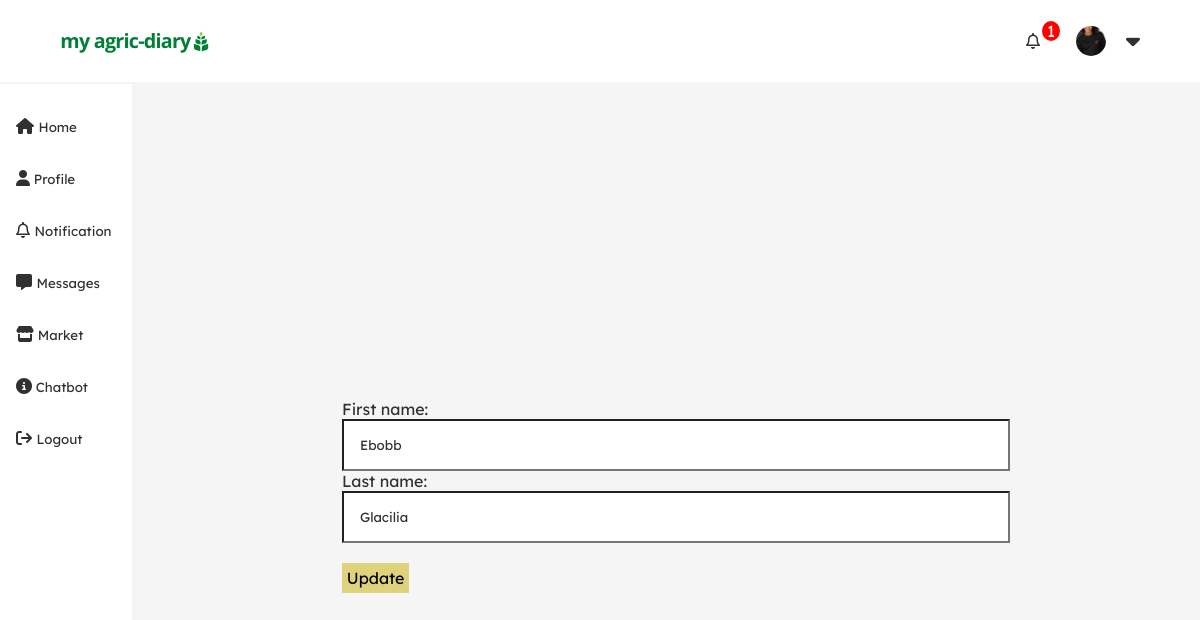
The app's page /account/editprofile/name/ (signed in), older data.
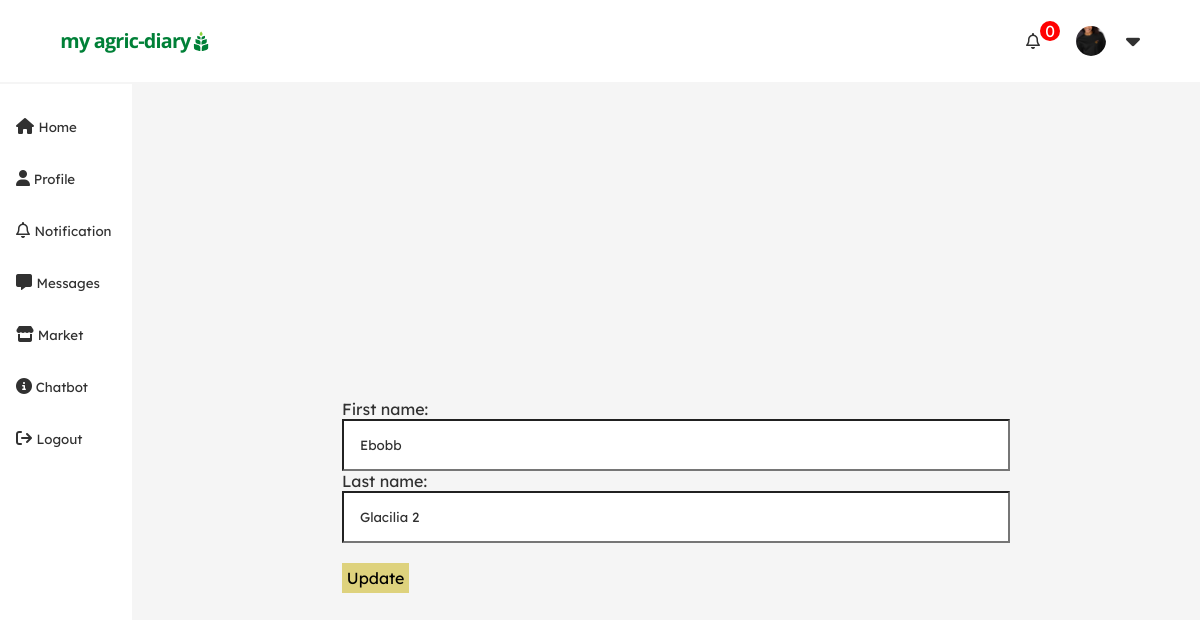
The same page, newer data.
### account/models.py (models this page shows)
class CustomUser(AbstractUser):
    email = models.EmailField(unique=True)
    first_name = models.CharField( max_length=100 , blank=False)
    last_name= models.CharField( max_length=100 , blank=False )
    bio=models.CharField(max_length=400,blank=True, null=True)
    location = CountryField(blank_label='(select country)')
    profile_pic=models.ImageField( upload_to='profilepics/' ,blank=True, null=True,validators=[FileExtensionValidator(['jpg','png',])])
    is_student = models.BooleanField(default=False)
    course = models.CharField(max_length=100 ,blank=True, null=True)
    instituition = models.CharField(max_length=100 ,blank=True, null=True)
    profession=models.CharField(max_length=100 ,blank=True, null=True)
    company = models.CharField(max_length=100 ,blank=True, null=True)
    date_joined = models.DateTimeField( auto_now_add=True)
    is_active = models.BooleanField( default=True)
    username = None
    USERNAME_FIELD = 'email'
    REQUIRED_FIELDS = []
    objects = UserManager()
    def __str__(self):
        return self.last_name

### account/views.py (the view)
# urls.py: path('editprofile/name/',views.edit_name, name='editname'),
@login_required
def edit_name(request):
        if request.method == 'POST':
            form=PersonalInfoForm(request.POST or None,instance =request.user)
            if form.is_valid():
                user = request.user
                user.first_name=form.cleaned_data['first_name']
                user.last_name=form.cleaned_data['last_name']
                print(user.profile)
                user.save()
                return redirect('profile',request.user.id)
            else:
                user = request.user
                form = PersonalInfoForm(instance=user)
                return render (request,'account/editprofile.html',{'form':form})
        else:
            user = request.user
            form = PersonalInfoForm(instance=user)
            profile=form
            context={
                        'profile':profile,
                    }
            return render (request,'account/editprofile.html',context)

### account/forms.py
class PersonalInfoForm(UserCreationForm):
    class Meta:
        model=CustomUser
        fields=('first_name','last_name')
    def __init__(self,*args,**kwargs):
        super(PersonalInfoForm,self).__init__(*args,**kwargs)
        del self.fields['password2']
        del self.fields['password1']
        self.fields['first_name'].widget.attrs['class']='form_control'
        self.fields['last_name'].widget.attrs['class']='form_control'

### Friends/context_processors.py (called while the page is built)
def friendSuggestions(request):
        if request.user.is_authenticated:
            user = request.user
            network = Network.objects.get(user=request.user)
            friendsuggestions= suggestions(request,network=network)
            return {'friendsuggestions':friendsuggestions,'mynetwork':network}
        else:
                return {}

def suggestions(request, network):
    friends = network.following.all()
    user=request.user
    print(friends)
    suggestions =Network.objects.filter(
        following__in = friends).exclude(id=network.id).distinct()
    return suggestions

### account/templates/account/editprofile.html (shortened to what this page needs)
{% extends 'main/base.html' %}
{% block content %}
<div class="wrapper">
 <form method="POST"  enctype="multipart/form-data">
{{profile.as_p}}
<br>
<button type="submit" class="button_one">Update</button>
</form>
</div>
{% endblock %}

### templates/main/base.html (shortened to what this page needs)
{% load static %}
<!DOCTYPE html>
<html lang="en">
<head>
    <link rel="stylesheet" href="{% static 'styles/mainstyle.css'%}">
    <link rel="stylesheet" href="{% static stylesheet %}">
</head>
<body>
        <header>
            <div class="logo">
             <a href="../../../">   <img src="{% static 'images/my agric-diary.png'%}" width="100%"></a>
            </div>
            <div class="header-right">
                    {% if request.user.is_authenticated %}
                            <span>
                                <a href="{% url 'notification' %}">
                                    <span class="notification-wrapper">
                                        <span class="notification-counter">
                                               <span><i class="fa-regular fa-bell"> </i> </span>
                                                <span id="counter"> {{count}} </span>
                                        </span>
                                    </span>
                                </a>
                            </span>
                        <span>
                            {% if request.user.profile_pic %}
                            <a href="{% url 'profile' request.user.id %}">
                                <div class="roundedprofile" style="background:url('{{request.user.profile_pic.url}}') ;background-position: center; background-size: contain;">  </div> </a>
                            {% else %}
                            <a href="{% url 'profile' request.user.id %}">   <img src="https://encrypted-tbn0.gstatic.com/images?q=tbn:ANd9GcR9RzmCAKhjBMu6GN8LHxNLTw8Vt347xfIXWA&usqp=CAU" alt="" width="30px"></a>
                            {% endif %}
                        </span>
                            <span class="dropdown">
                                <span class="dropbtn" onclick="myFunction(data='myDropdown{{article.id}}')"> <i class="fa-solid fa-caret-down"></i></span>
                              </span>
                    {% else %}
                        <span> <a href="{% url 'login' %}"> Login </a> </span>
                        <span> <a href="{% url 'signup' %}"> Signup </a></span>
                    {% endif %}
            </div>
        </header>
   <div class="flex-container">
    <div class="bodynav_right">
        <a href="../../../"> <i class="fa-solid fa-house"></i> <small> Home </small></a>
        <a href="{% url 'profile'  request.user.id %}"> <i class="fa-solid fa-user"></i><small>  Profile</small> </a>
        <a href="{% url 'notification' %}"> <i class="fa-regular fa-bell"></i> <small> Notification </small>  </a>
        <a href="{% url 'chatlobby' %}"> <i class="fa-solid fa-message"></i>  <small> Messages </small></a>
        <a href="{% url 'market' %}"> <i class="fa-solid fa-store"></i><small>  Market </small> </a>
        <a href="{% url 'ai_room' %}"> <i class="fa-solid fa-circle-info"></i><small> Chatbot </small>  </a>
        <a href="{% url 'logout' %}"><i class="fa-solid fa-arrow-right-from-bracket"></i> <small> Logout  </small></a>
    </div>
        {% block content %}
        {% endblock%}
    </div>
</body>
</html>

Row changes from the older to the newer data that the page shows:
changed CustomUser "Ebobb": last_name "Glacilia" → "Glacilia 2"
Text that changed along with them:
{{ count }}: "1" → "0"
